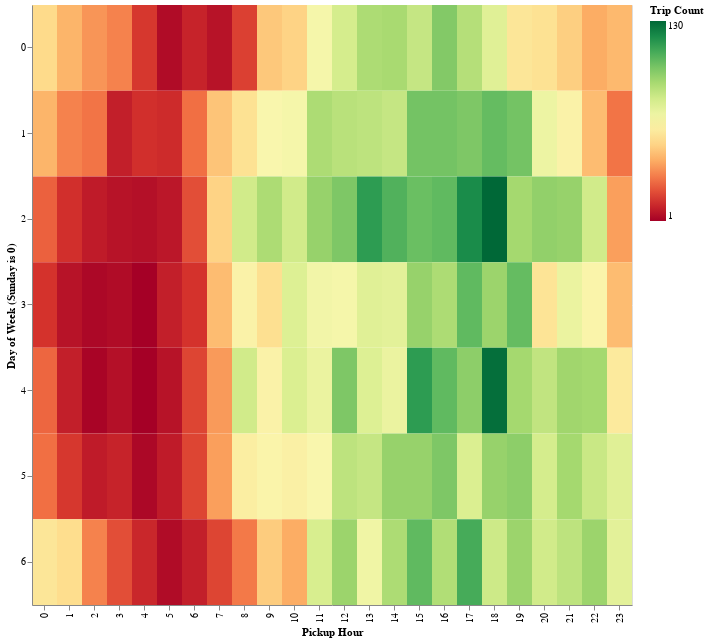

Notebook code for this chart:
### Markdown cell above
### Trips by day of week and hour (showing weekly patterns)

### Code cell
result = con.execute('''
SELECT 
pickup_hour,
DATE_PART('dow', tpep_pickup_datetime) AS day_of_week,
COUNT(*) as trip_count,     
FROM sample
GROUP BY pickup_hour, day_of_week
ORDER BY pickup_Hour, day_of_week;
''').fetchdf()

heat_map = alt.Chart(result).mark_rect().encode(
    x=alt.X('pickup_hour:O', title='Pickup Hour'),
    y=alt.Y('day_of_week:O', title='Day of Week (Sunday is 0)'),
    color=alt.Color('trip_count:Q', title = 'Trip Count' ,scale=alt.Scale(scheme='redyellowgreen'))
).properties(
    height = 600,
    width = 600
)

heat_map

### Figure 1 — Vega-Lite specification as saved in the notebook (floating-point values rounded to 4 significant figures; data arrays with more than 128 entries replaced by an {"elided": "..."} marker saying what was removed)
{"config": {"view": {"continuousWidth": 300, "continuousHeight": 300}}, "data": {"name": "data-6c2f247698ad49b9bd635c4a4451fec7"}, "mark": {"type": "rect"}, "encoding": {"color": {"field": "trip_count", "scale": {"scheme": "redyellowgreen"}, "title": "Trip Count", "type": "quantitative"}, "x": {"field": "pickup_hour", "title": "Pickup Hour", "type": "ordinal"}, "y": {"field": "day_of_week", "title": "Day of Week (Sunday is 0)", "type": "ordinal"}}, "height": 600, "width": 600, "$schema": "https://vega.github.io/schema/vega-lite/v6.1.0.json", "datasets": {"data-6c2f247698ad49b9bd635c4a4451fec7": {"elided": "168 records"}}}
